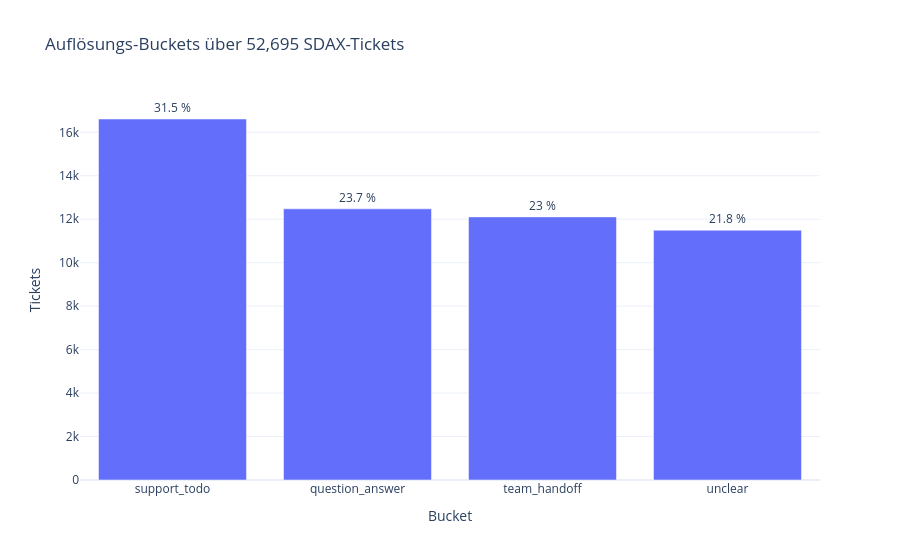

Notebook cell for this chart:
### Markdown cell above
## 6 · Auswertung

### Code cell
bucket_counts = (
    labelled["resolution_bucket"]
    .value_counts(dropna=False)
    .rename_axis("Bucket")
    .reset_index(name="Tickets")
)
bucket_counts["Anteil %"] = (bucket_counts["Tickets"] / len(labelled) * 100).round(1)
display(bucket_counts)

figure = px.bar(
    bucket_counts,
    x="Bucket",
    y="Tickets",
    text="Anteil %",
    title=f"Auflösungs-Buckets über {len(labelled):,} SDAX-Tickets",
)
figure.update_traces(texttemplate="%{text} %", textposition="outside")
figure.show()

### Figure 1 — Plotly figure (JSON) as saved in the notebook; plotly's stock layout.template omitted (floating-point values rounded to 4 significant figures)
{"data": [{"hovertemplate": "Bucket=%{x}<br>Tickets=%{y}<br>Anteil %=%{text}<extra></extra>", "legendgroup": "", "marker": {"color": "#636efa", "pattern": {"shape": ""}}, "name": "", "orientation": "v", "showlegend": false, "text": [31.5, 23.7, 23.0, 21.8, 0.0], "textposition": "outside", "texttemplate": "%{text} %", "type": "bar", "x": ["support_todo", "question_answer", "team_handoff", "unclear", null], "xaxis": "x", "y": [16612, 12479, 12108, 11495, 1], "yaxis": "y"}], "layout": {"barmode": "relative", "legend": {"tracegroupgap": 0}, "title": {"text": "Auflösungs-Buckets über 52,695 SDAX-Tickets"}, "xaxis": {"anchor": "y", "domain": [0, 1], "title": {"text": "Bucket"}}, "yaxis": {"anchor": "x", "domain": [0, 1], "title": {"text": "Tickets"}}}}
